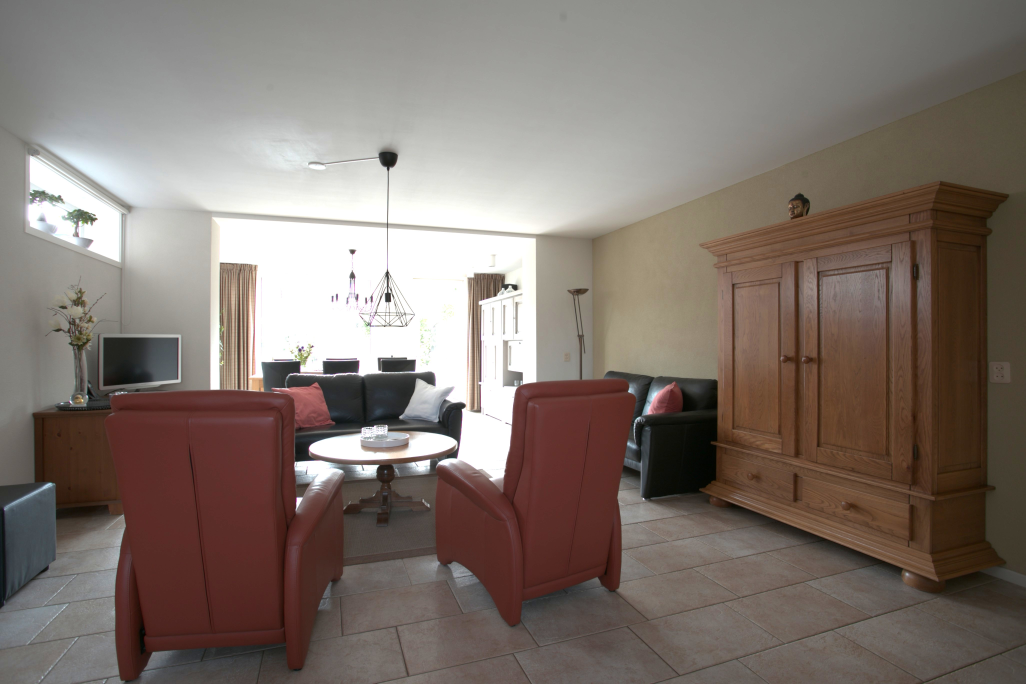
#> input picture data/over.jpg, 4104 x 2736 px (shown at 1/4 size)
$ python -i GradientMetric.py   (imports and definitions only)   (older library calls are emulated)
#> lines starting #> are read from the running program, lines starting #| are printed output that depends on the picture; after the words box and inside, x2 and y2 are one past the last pixel; in counts of white or black regions, pixels touching at a corner belong together
### utils.py
import matplotlib.pyplot as plt

def plot_image(image,title):
    plt.imshow(image,cmap='binary')
    plt.title(title)
    plt.show()

### GradientMetric.py
import cv2
import numpy as np
import math
from utils import plot_image
class GradientMetric:

        def __init__(self):
            self.lamda = 1e3
            self.gamma = 0.06
            self.N_g = math.log(self.lamda*(1-self.gamma)+1)
            self.N_c = 100
            self.grid_per_axis = int(math.sqrt(self.N_c))
            self.K_g = 2

        def get_gradient_image(self,grayscale_image):
            """
            get the gradient image from the grayscale image
            :param grayscale_image: a numpy array with format grayscale
            :return: a numpy array denotes the gradient image of a grayscale image
            """

            dX = cv2.Sobel(grayscale_image, cv2.CV_32F, 1, 0, (3, 3))
            dY = cv2.Sobel(grayscale_image, cv2.CV_32F, 0, 1, (3, 3))
            mag, direction = cv2.cartToPolar(dX, dY, angleInDegrees=True)
            mag_disp = mag / 1448  # for double values to have a result between 0-1
            plot_image(mag_disp,'Gradient Image')
            mag_disp_byte = mag / 5.6  # for uchar values between 0-255
            mag_disp_byte = mag_disp_byte /255
            return mag_disp_byte

        def get_mapped_gradient(self,gradient_image):
            """
            get the mapped gradient image form the gradient image
            :param gradient_image: a numpy array denotes the mapped gradient image
            :return: a numpy array denotes the gradient image
            """
            greater = gradient_image  >= self.gamma
            lower = gradient_image < self.gamma

            mapped_gradient_image = gradient_image.copy()
            mapped_gradient_image[greater] = (1/self.N_g) * np.log(self.lamda*(mapped_gradient_image[greater] - self.gamma) + 1)
            mapped_gradient_image[lower] = 0

            plot_image(mapped_gradient_image,'Mapped Gradient Image')

            return mapped_gradient_image

        def get_gridded_gradient_image(self,mapped_gradient_image):
            """
            get the gridded gradient image from the mapped gradient image
            :param mapped_gradient_image: a numpy array denotes the mapped gradient image
            :return: a numpy array denotes the gridded gradient image
            """
            h,w = mapped_gradient_image.shape
            gridded_gradient_image = mapped_gradient_image.copy()
            pixel_per_grid_h = int(h//self.grid_per_axis)
            pixel_per_grid_w = int(w//self.grid_per_axis)
            start_h = 0
            start_w = 0
            for i in range(self.grid_per_axis):
                end_h = (i + 1) * pixel_per_grid_h
                for j in range(self.grid_per_axis):
                    end_w = (j+1)*pixel_per_grid_w
                    gridded_gradient_image [start_h:end_h,start_w:end_w] = np.sum(gridded_gradient_image[start_h:end_h,start_w:end_w])
                    start_w = end_w
                start_w = 0
                start_h = end_h

            plot_image(gridded_gradient_image,'Gridded Gradient Image')
            return gridded_gradient_image

        def estimate_gradient_score(self,image):
            """
            estimate gradient-based metric of the input image
            :param image: the numpy array with format BGR
            :return: the score of the gradient-based metric
            """

            grayscale = cv2.cvtColor(image,cv2.COLOR_BGR2GRAY)
            gradient_image = self.get_gradient_image(grayscale)
            mapped_gradient_image = self.get_mapped_gradient(gradient_image)
            gridd_gradient_image  = self.get_gridded_gradient_image(mapped_gradient_image)

            gradient_score = self.K_g * np.mean(gridd_gradient_image) / np.std(gridd_gradient_image)

            return gradient_score

>>> import cv2
>>> picture = cv2.imread('data/over.jpg')
#> picture is the input picture: shape (2736, 4104, 3); mean B, G, R 109.6, 116.7, 128.1
>>> result = GradientMetric().estimate_gradient_score(picture)
#> in estimate_gradient_score, `grayscale = cv2.cvtColor(image,cv2.COLOR_BGR2GRAY)`:
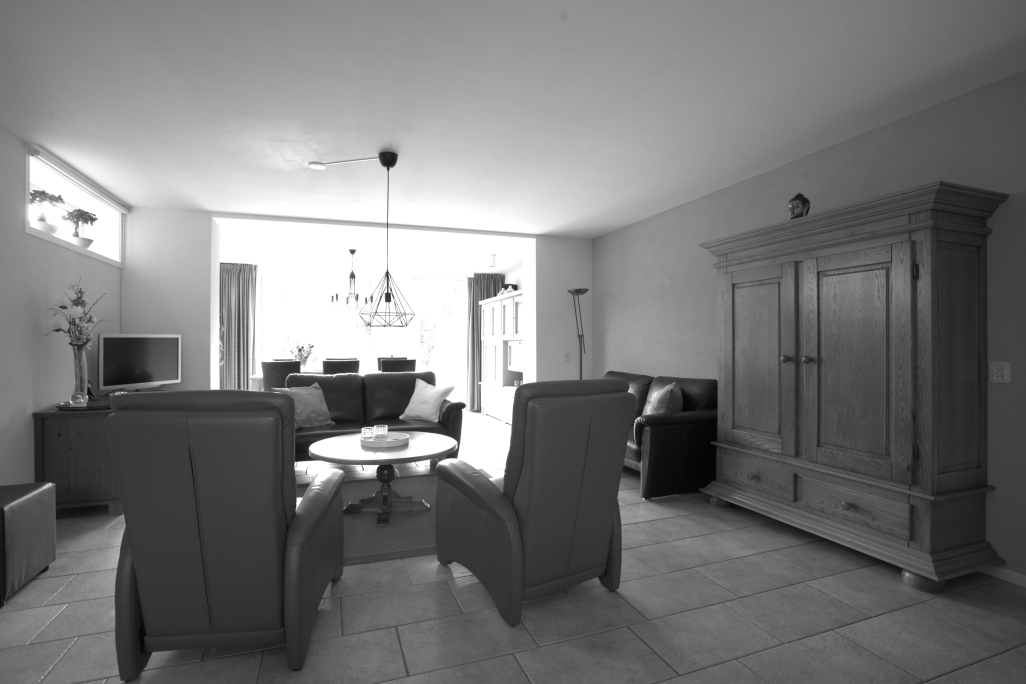
#> grayscale: shape (2736, 4104) (shown at 1/4 size); min 1, max 255, mean 119.3
#> in get_gradient_image, `dX = cv2.Sobel(grayscale_image, cv2.CV_32F, 1, 0, (3, 3))`:
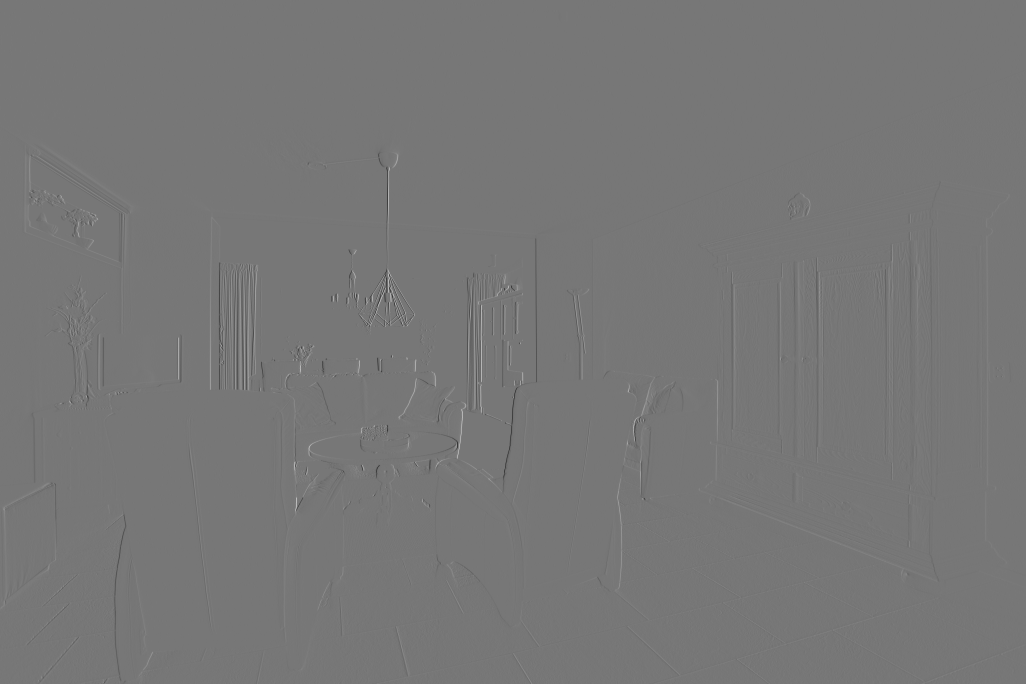
#> dX: shape (2736, 4104) float32 (shown at 1/4 size); min -675, max 767, mean -0.1; drawn with min black and max white
#> in get_gradient_image, `mag, direction = cv2.cartToPolar(dX, dY, angleInDegrees=True)`:
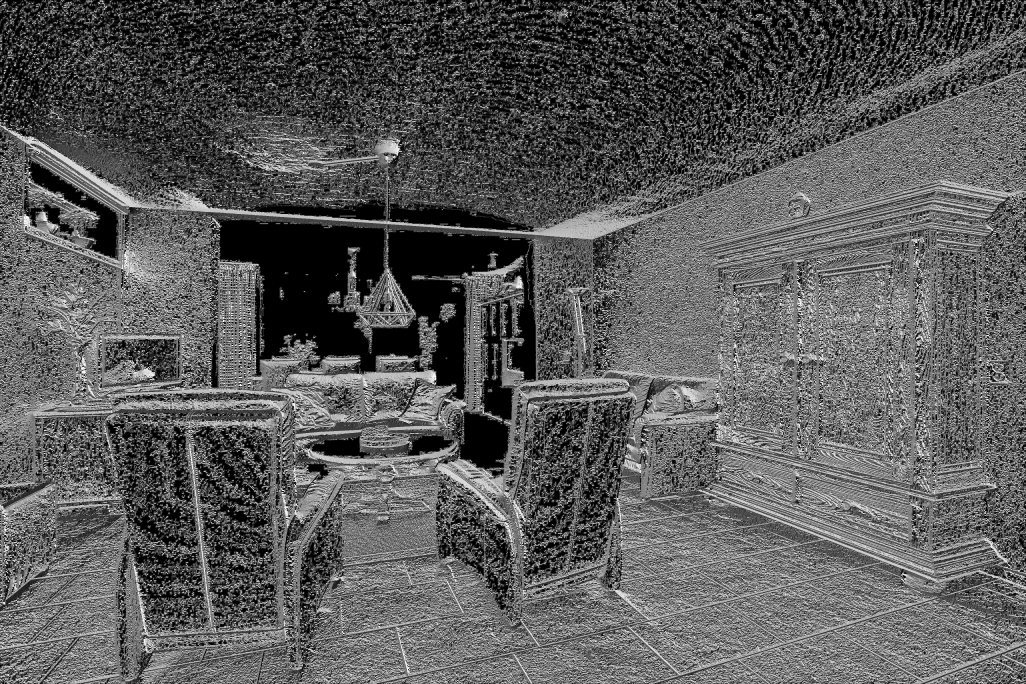
#> direction: shape (2736, 4104) float32 (shown at 1/4 size); min 0, max 359.9, mean 128.7; drawn with min black and max white
#> in get_mapped_gradient, `greater = gradient_image  >= self.gamma`:
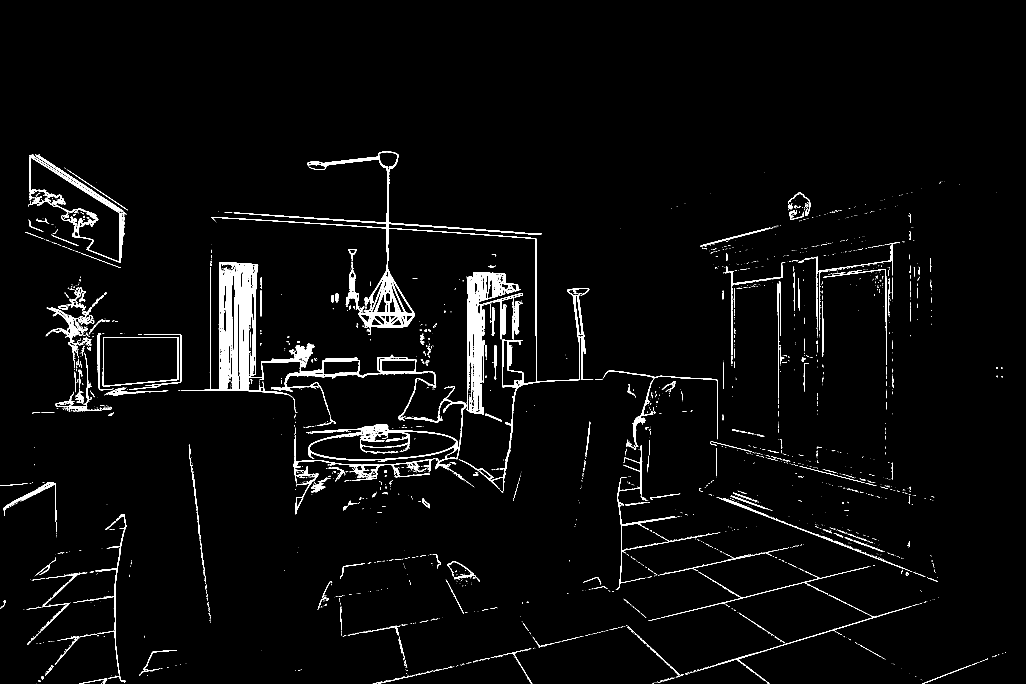
#> greater: shape (2736, 4104) bool (shown at 1/4 size); 2.4% white; 3443 white regions (2863 under 20 px), largest, box (x1, y1, x2, y2) and area: (725, 1048, 1745, 1683) 58187, (846, 606, 2371, 1970) 42688, (1867, 1089, 2091, 1655) 24107
#> in get_mapped_gradient, `lower = gradient_image < self.gamma`:
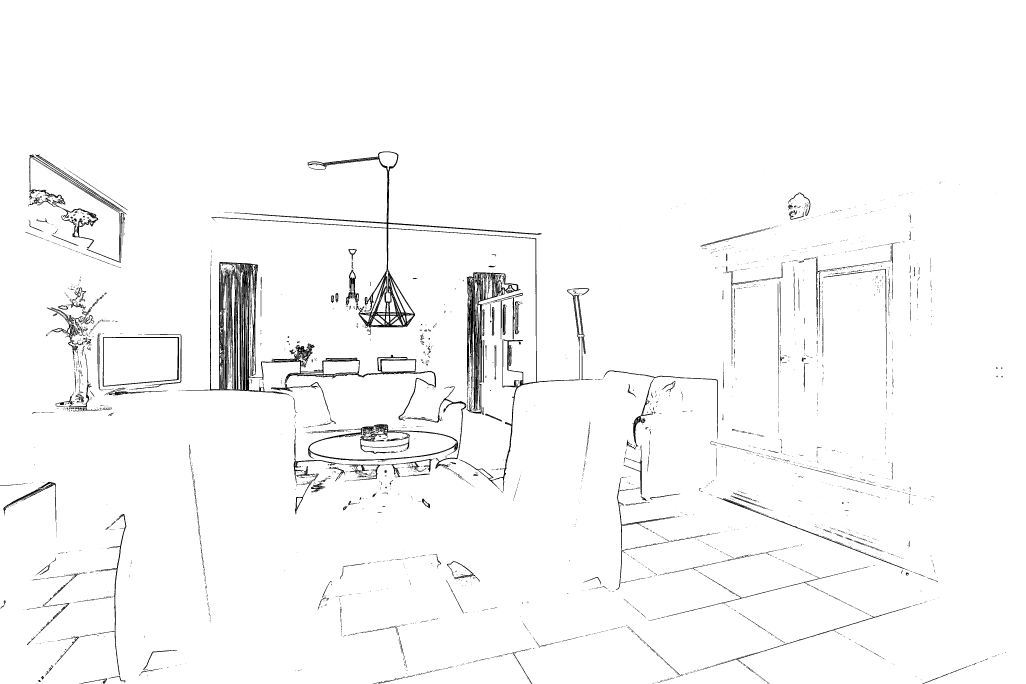
#> lower: shape (2736, 4104) bool (shown at 1/4 size); 97.6% white; 3443 black regions (2863 under 20 px), largest, box (x1, y1, x2, y2) and area: (725, 1048, 1745, 1683) 58187, (846, 606, 2371, 1970) 42688, (1867, 1089, 2091, 1655) 24107
#> after the loop in get_gridded_gradient_image, `for i in range(self.grid_per_axis):`:
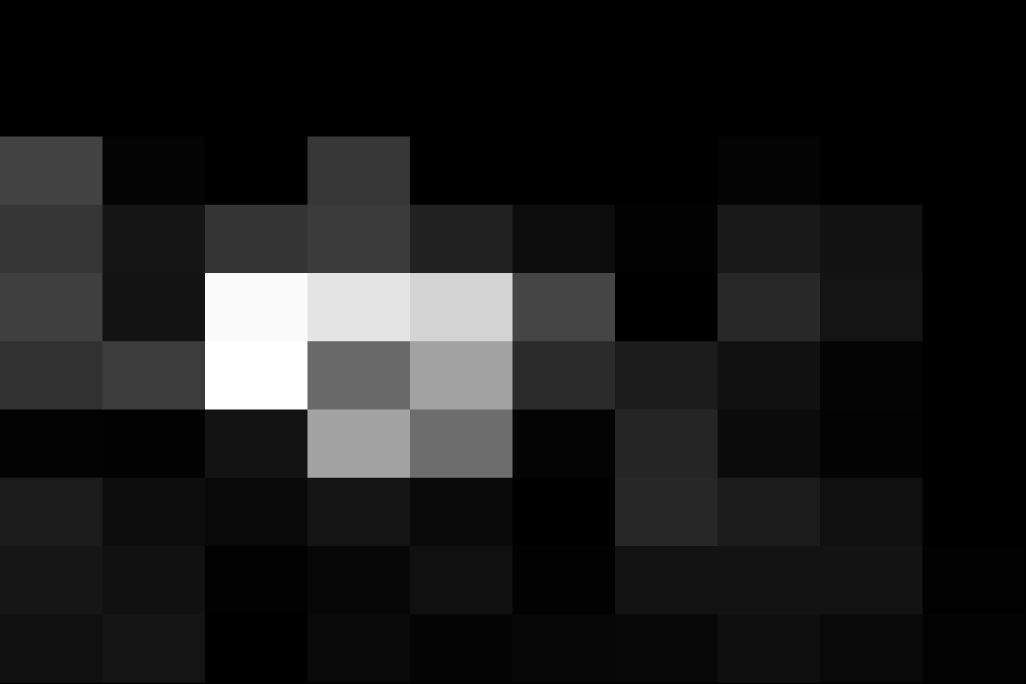
#> gridded_gradient_image: shape (2736, 4104) float32 (shown at 1/4 size); min 0, max 12688, mean 1382.6; drawn with min black and max white
#> in estimate_gradient_score, `gradient_score = self.K_g * np.mean(gridd_gradient_image) / np.std(gri..`: gradient_score = 1.06
#> result = 1.06
